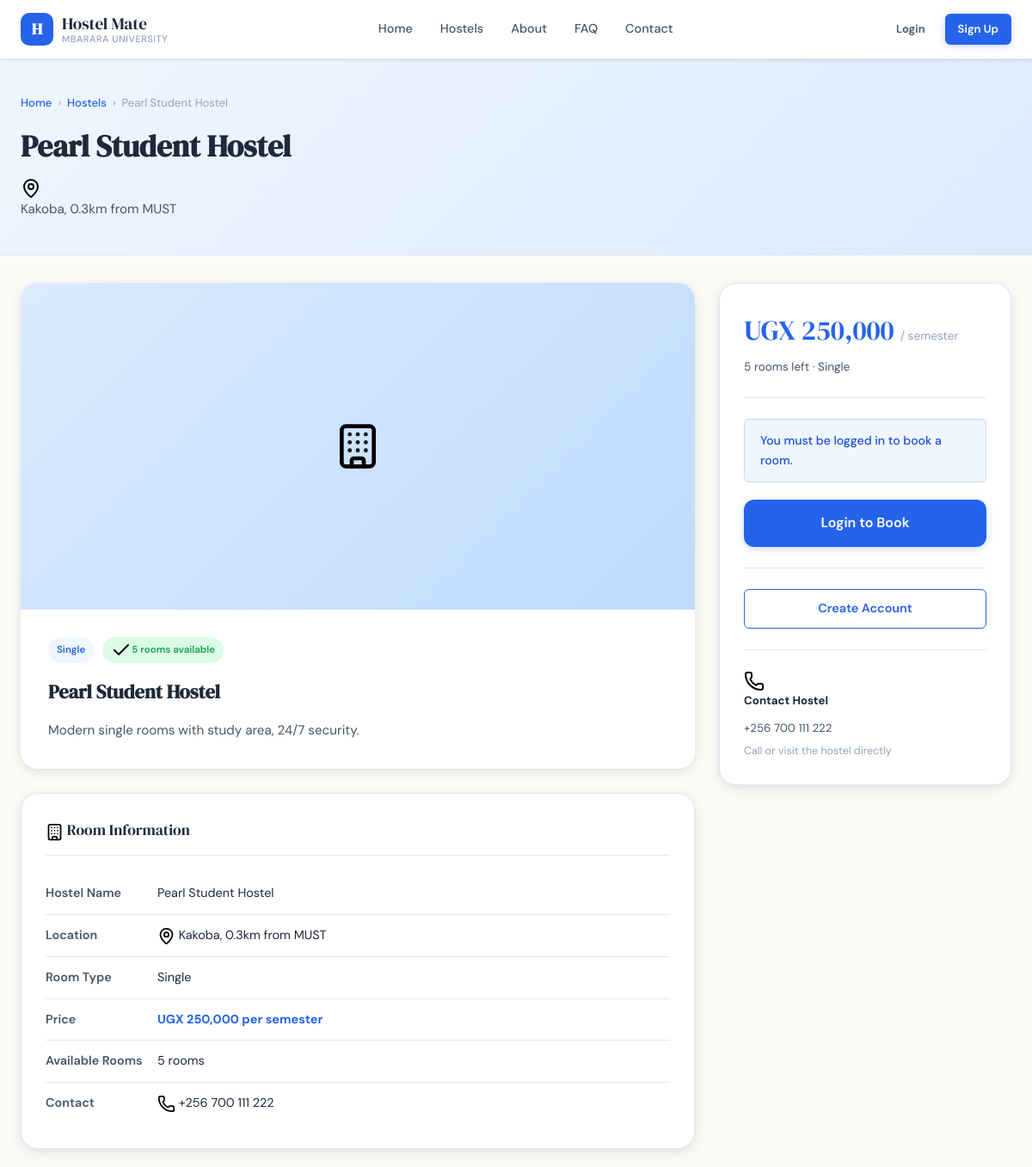
/hostel-details.php?id=1 (upper part), run on an earlier commit of the app's database.
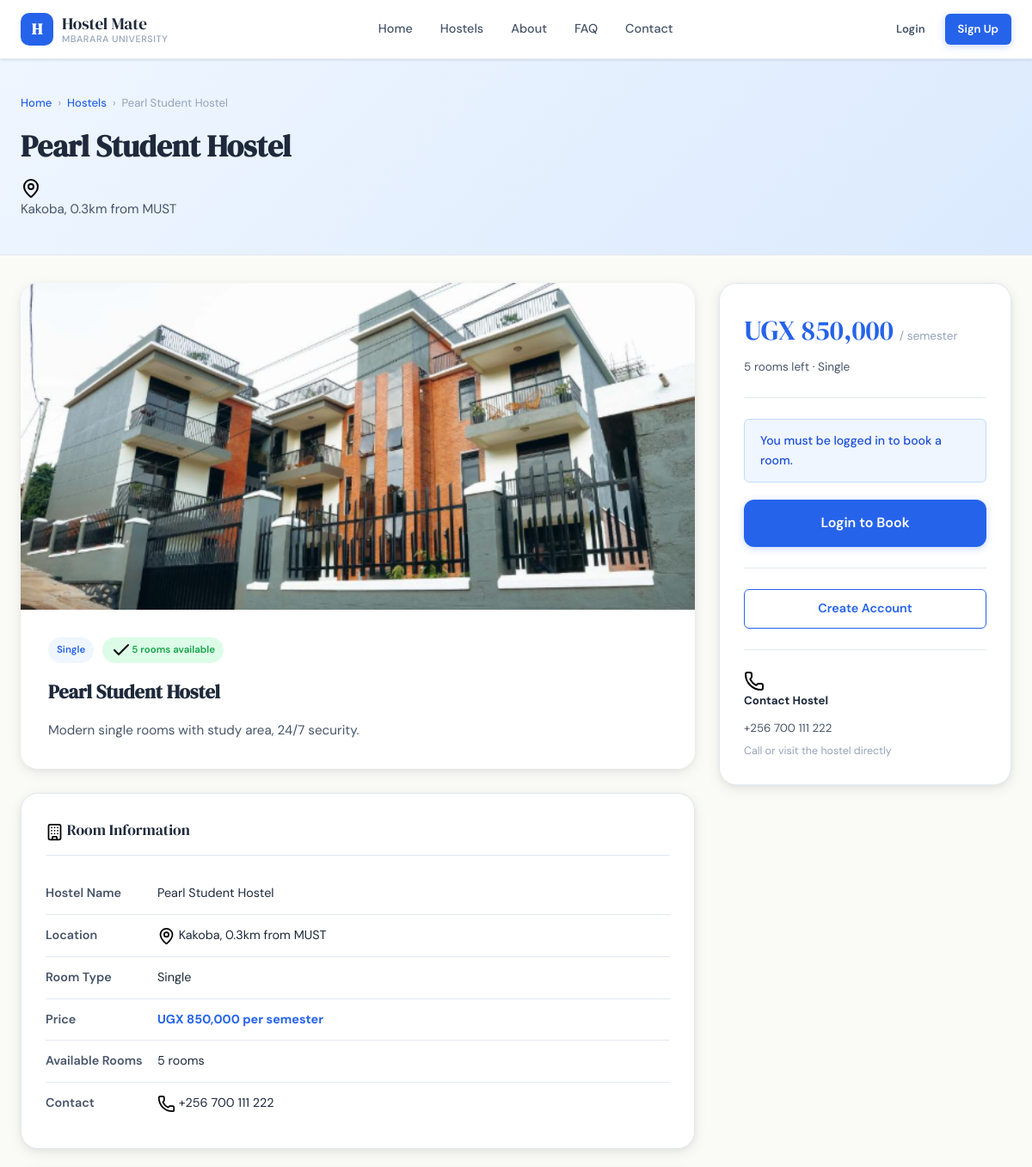
And on a later commit of the database.
### tables this page shows
CREATE TABLE `hostels` (
  `id` INT UNSIGNED NOT NULL AUTO_INCREMENT,
  `hostel_name` VARCHAR(255) NOT NULL,
  `location` VARCHAR(255) NOT NULL,
  `room_type` ENUM('single','shared','self-contained') NOT NULL DEFAULT 'single',
  `price` INT UNSIGNED NOT NULL,
  `availability` INT UNSIGNED NOT NULL DEFAULT 0,
  `description` TEXT DEFAULT NULL,
  `contact` VARCHAR(100) DEFAULT NULL,
  `image` VARCHAR(255) DEFAULT NULL,
  `created_at` DATETIME NOT NULL DEFAULT CURRENT_TIMESTAMP,
  PRIMARY KEY (`id`),
  KEY `idx_hostels_room_type` (`room_type`),
  KEY `idx_hostels_availability` (`availability`)
);

### config.php (called while the page is built, shortened)
<?php
function isLoggedIn() {
    return isset($_SESSION['user_id']) && !empty($_SESSION['user_id']);
}
function sanitize($input) {
    return htmlspecialchars(trim($input), ENT_QUOTES, 'UTF-8');
}
function formatPrice($amount) {
    return 'UGX ' . number_format((float)$amount, 0);
}

### hostel-details.php (the view, shortened to what the changed rows need)
<?php
require_once 'config.php';
$id = (int)($_GET['id'] ?? 0);
$db    = getDB();
$stmt  = $db->prepare("SELECT * FROM hostels WHERE id = ? LIMIT 1");
$stmt->bind_param('i', $id);
$stmt->execute();
$h     = $stmt->get_result()->fetch_assoc();
$already_booked = false;
include 'includes/head.php';
?>
<div class="page-header">
    <div class="container">
        <div class="breadcrumb">
            <a href="index.php">Home</a> <span>›</span>
            <a href="hostels.php">Hostels</a> <span>›</span>
            <?= sanitize($h['hostel_name']) ?>
        </div>
        <h1><?= sanitize($h['hostel_name']) ?></h1>
        <p><img class="icon-svg" src="<?= APP_URL ?>/assets/svg/map-pin.svg" alt="Location"> <?= sanitize($h['location']) ?></p>
    </div>
</div>
<div class="section" style="padding-top:32px;">
    <div class="container">
        <div class="detail-layout">
            <div>
                <div class="detail-hero">
                    <div class="detail-img">
                        <?php if (!empty($h['image']) && file_exists('uploads/hostels/' . $h['image'])): ?>
                            <img src="<?= APP_URL ?>/uploads/hostels/<?= sanitize($h['image']) ?>" alt="<?= sanitize($h['hostel_name']) ?>" style="width: 100%; height: 100%; object-fit: cover; display: block;">
                        <?php elseif (!empty($h['image']) && file_exists('assets/img/hostels/' . $h['image'])): ?>
                            <img src="<?= APP_URL ?>/assets/img/hostels/<?= sanitize($h['image']) ?>" alt="<?= sanitize($h['hostel_name']) ?>" style="width: 100%; height: 100%; object-fit: cover; display: block;">
                        <?php else: ?>
                            <img class="icon-svg" src="<?= APP_URL ?>/assets/svg/building.svg" alt="Hostel" style="width: 3.5rem; height: auto;">
                        <?php endif; ?>
                    </div>
                    <div class="detail-body">
                        <div style="display:flex;gap:10px;margin-bottom:16px;flex-wrap:wrap;">
                            <span class="badge badge-blue"><?= sanitize(ucwords(str_replace('-', ' ', $h['room_type']))) ?></span>
                            <?php if ($h['availability'] > 0): ?>
                                <span class="badge badge-green">
                                    <img class="icon-svg" src="<?= APP_URL ?>/assets/svg/check.svg" alt="Available"> <?= (int)$h['availability'] ?> rooms available
                                </span>
                            <?php else: ?>
                                <span class="badge badge-red">Currently Full</span>
                            <?php endif; ?>
                        </div>
                        <h2 style="font-family:var(--font-display);font-size:1.4rem;margin-bottom:12px;">
                            <?= sanitize($h['hostel_name']) ?>
                        </h2>
                        <p style="color:var(--text-mid);line-height:1.75;font-size:0.95rem;">
                            <?= sanitize($h['description'] ?? 'No description provided.') ?>
                        </p>
                    </div>
                </div>
                <div class="dash-card">
                    <div class="info-row">
                        <span class="info-label">Hostel Name</span>
                        <span class="info-value"><?= sanitize($h['hostel_name']) ?></span>
                    </div>
                    <div class="info-row">
                        <span class="info-label">Location</span>
                        <span class="info-value"><img class="icon-svg" src="<?= APP_URL ?>/assets/svg/map-pin.svg" alt="Location"> <?= sanitize($h['location']) ?></span>
                    </div>
                    <div class="info-row">
                        <span class="info-label">Room Type</span>
                        <span class="info-value"><?= sanitize(ucwords(str_replace('-', ' ', $h['room_type']))) ?></span>
                    </div>
                    <div class="info-row">
                        <span class="info-label">Price</span>
                        <span class="info-value" style="font-weight:700;color:var(--primary);"><?= formatPrice($h['price']) ?> per semester</span>
                    </div>
                    <div class="info-row">
                        <span class="info-label">Available Rooms</span>
                        <span class="info-value"><?= (int)$h['availability'] ?> rooms</span>
                    </div>
                    <div class="info-row">
                        <span class="info-label">Contact</span>
                        <span class="info-value"><img class="icon-svg" src="<?= APP_URL ?>/assets/svg/phone.svg" alt="Contact"> <?= sanitize($h['contact'] ?? 'Contact admin for details') ?></span>
                    </div>
                </div>
            </div>
            <aside class="detail-sidebar">
                <div class="detail-price-display">
                    <?= formatPrice($h['price']) ?>
                    <span>/ semester</span>
                </div>
                <div style="color:var(--text-mid);font-size:0.85rem;margin-bottom:20px;">
                    <?= (int)$h['availability'] ?> rooms left · <?= sanitize(ucwords(str_replace('-', ' ', $h['room_type']))) ?>
                </div>
                <div class="divider"></div>
                <?php if ($h['availability'] <= 0): ?>
                    <div class="alert alert-error">This hostel is currently full.</div>
                    <a href="hostels.php" class="btn btn-outline btn-block">Browse Other Hostels</a>
                <?php elseif (!isLoggedIn()): ?>
                    <div class="alert alert-info">You must be logged in to book a room.</div>
                    <a href="login.php?redirect=<?= urlencode(APP_URL . '/hostel-details.php?id=' . $id) ?>" class="btn btn-primary btn-block btn-lg">Login to Book</a>
                    <div class="divider"></div>
                    <a href="signup.php" class="btn btn-outline btn-block">Create Account</a>
                <?php elseif ($already_booked): ?>
                    <div class="alert alert-warning">You already have an active booking at this hostel.</div>
                    <a href="dashboard.php" class="btn btn-outline btn-block">View My Bookings</a>
                <?php endif; ?>
                <div class="divider"></div>
                <div style="font-size:0.83rem;color:var(--text-mid);">
                    <div style="font-weight:700;color:var(--text-dark);margin-bottom:10px;">
                        <img class="icon-svg" src="<?= APP_URL ?>/assets/svg/phone.svg" alt="Contact"> Contact Hostel
                    </div>
                    <div style="margin-bottom:6px;"><?= sanitize($h['contact'] ?? '+256 700 000 000') ?></div>
                    <div style="font-size:0.78rem;color:var(--text-light);">Call or visit the hostel directly</div>
                </div>
            </aside>
        </div>
    </div>
</div>
</body>
</html>

What changed in the data, as far as the page shows it:
changed hostels "Pearl Student Hostel": image: picture added; price "UGX 250,000" → "UGX 850,000"
